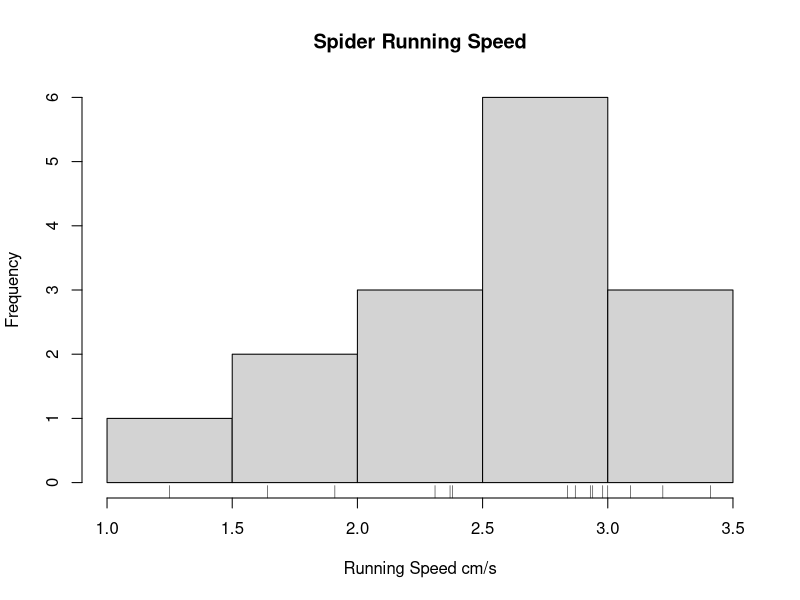
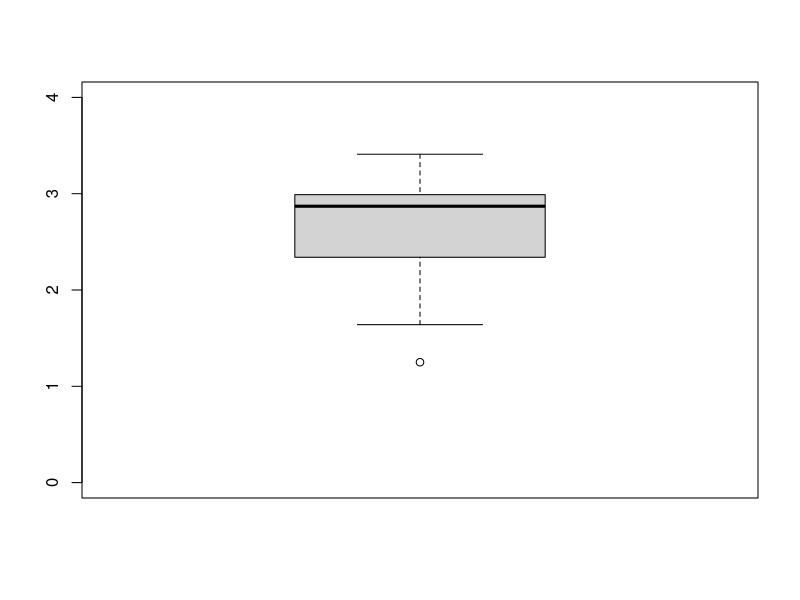

Write R code to recreate these figures, in order.
## ---- chunk 1
srs = c(1.25, 1.64, 1.91, 2.31, 2.37, 2.38, 2.84, 2.87, 2.93, 2.94, 2.98, 3.00, 3.09, 3.22, 3.41)
## ---- chunk 2
hist(srs, main = "Spider Running Speed",xlab="Running Speed cm/s")
rug(srs)
## ---- chunk 3
mean(srs)
sd(srs)
## ---- chunk 4
sort(srs)

## ---- chunk 5
q=quantile(srs)
cat(' Q1\n ',unname(q[2]),'\n','Q2\n ',unname(q[3]),'\n','Q3\n ',unname(q[4]))

## ---- chunk 6
(max(srs)-min(srs))
## ---- chunk 7
unname(q[4]-q[2])
## ---- chunk 8
boxplot(srs,ylim=c(0,4))
